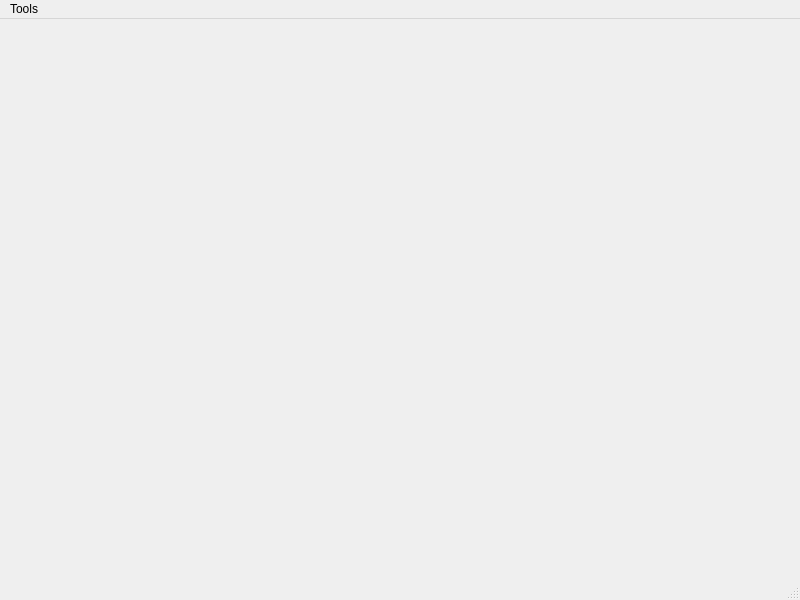
<?xml version="1.0" encoding="UTF-8"?>
<ui version="4.0">
 <class>MainWindow</class>
 <widget class="QMainWindow" name="MainWindow">
  <property name="geometry">
   <rect>
    <x>0</x>
    <y>0</y>
    <width>800</width>
    <height>600</height>
   </rect>
  </property>
  <property name="windowTitle">
   <string>MainWindow</string>
  </property>
  <property name="windowIcon">
   <iconset resource="Icons.qrc">
    <normaloff>:/new/Icons/C:/Users/Александр/Downloads/wave_high_frequency_29351.ico</normaloff>:/new/Icons/C:/Users/Александр/Downloads/wave_high_frequency_29351.ico</iconset>
  </property>
  <widget class="QWidget" name="centralwidget"/>
  <widget class="QMenuBar" name="menubar">
   <property name="geometry">
    <rect>
     <x>0</x>
     <y>0</y>
     <width>800</width>
     <height>20</height>
    </rect>
   </property>
   <widget class="QMenu" name="menuTools">
    <property name="title">
     <string>Tools</string>
    </property>
    <addaction name="actionWave_viewer"/>
    <addaction name="actionAbout"/>
   </widget>
   <addaction name="menuTools"/>
  </widget>
  <widget class="QStatusBar" name="statusbar"/>
  <action name="actionWave_viewer">
   <property name="icon">
    <iconset resource="Icons.qrc">
     <normaloff>:/new/Icons/C:/Users/Александр/Downloads/audiowave_audio_13501.ico</normaloff>:/new/Icons/C:/Users/Александр/Downloads/audiowave_audio_13501.ico</iconset>
   </property>
   <property name="text">
    <string>Wave viewer</string>
   </property>
  </action>
  <action name="actionAbout">
   <property name="icon">
    <iconset resource="Icons.qrc">
     <normaloff>:/new/Icons/C:/Users/Александр/Downloads/communication_information_aid_disclaimer_customer_service_about_guide_help_info_icon_210836.ico</normaloff>:/new/Icons/C:/Users/Александр/Downloads/communication_information_aid_disclaimer_customer_service_about_guide_help_info_icon_210836.ico</iconset>
   </property>
   <property name="text">
    <string>About</string>
   </property>
  </action>
 </widget>
 <resources>
  <include location="Icons.qrc"/>
 </resources>
 <connections/>
</ui>
